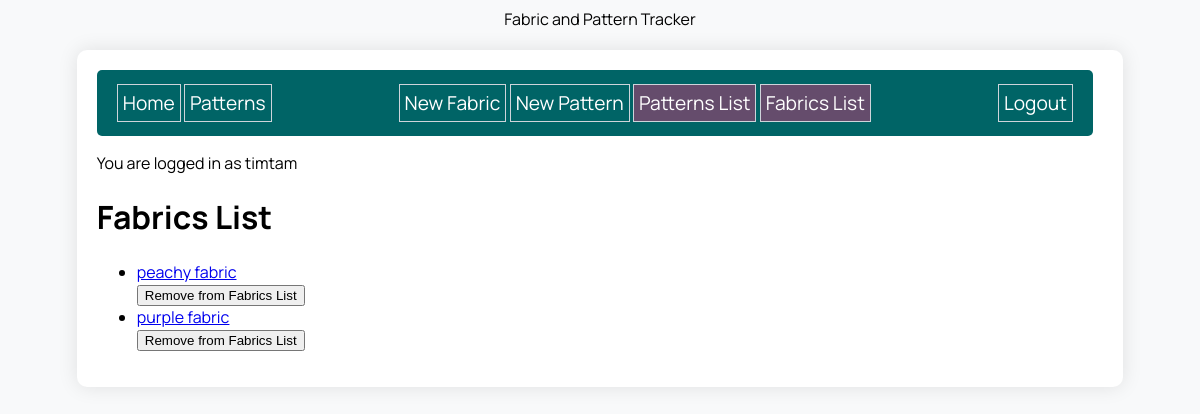
Page /fabrics_list (signed in) on the committed database.
### sewing_app/models.py (models this page shows)
class User(UserMixin, db.Model):
    id = db.Column(db.Integer, primary_key=True)
    username = db.Column(db.String(80), nullable=False, unique=True)
    password = db.Column(db.String(80), nullable=False)
    patterns_list_items = db.relationship(
        'Pattern', secondary=patterns_list, back_populates='users')
    fabrics_list_items = db.relationship(
        'Fabric', secondary=fabrics_list, back_populates='users')

class Fabric(db.Model):
    id = db.Column(db.Integer, primary_key=True)
    name = db.Column(db.String(80), nullable=False)
    color = db.Column(db.String(80), nullable=False)
    quantity = db.Column(db.Numeric(precision=5, scale=2), nullable=False)
    photo_url = db.Column(URLType)
    patterns = db.relationship(
        'Pattern', secondary=fabrics_patterns, back_populates='fabrics')
    created_by_id = db.Column(db.Integer, db.ForeignKey('user.id'))
    created_by = db.relationship('User')
    users = db.relationship('User', secondary=fabrics_list,
                            back_populates='fabrics_list_items')

### sewing_app/routes.py (the view)
@main.route('/fabrics_list')
@login_required
def fabrics_list():
    fabrics_list = current_user.fabrics_list_items
    return render_template('fabrics_list.html', fabrics_list=fabrics_list)

### sewing_app/extensions.py (called while the page is built)
@login_manager.user_loader
def load_user(user_id):
    from .models import User
    return User.query.get(user_id)

### sewing_app/templates/fabrics_list.html (shortened to what this page needs)
{% extends 'base.html' %}
{% block content %}
<h1>Fabrics List</h1>
{% if fabrics_list %}
<ul class="fabrics-list">
  {% for fabric in fabrics_list %}
  <li class="fabrics-item">
    <a href="{{ url_for('main.fabric_detail', fabric_id=fabric.id) }}">
      {{ fabric.name }}
      <form action="{{ url_for('main.remove_from_fabrics_list', fabric_id=fabric.id) }}" method="POST">
        <button type="submit" class="btn-remove-from-list">Remove from Fabrics List</button>
      </form>
  </li>
  {% endfor %}
</ul>
{% else %}
<p>Your fabrics list is empty.</p>
{% endif %}
{% endblock %}

### sewing_app/templates/base.html (shortened to what this page needs)
<!DOCTYPE html>
<html>
<head>
    <name>Fabric and Pattern Tracker</name>
    <link rel="stylesheet" href="/static/style.css">
</head>
<body>
    <div id="content">
        <nav>
            <div>
                <a href="/">Home</a>
                <a href="/patterns">Patterns</a>
            </div>
            <div>
                {% if current_user.is_authenticated %}
                <a href="/new_fabric">New Fabric</a>
                <a href="/new_pattern">New Pattern</a>
                <a class="patterns-list" href="/patterns_list">Patterns List</a>
                <a class="fabrics-list" href="/fabrics_list">Fabrics List</a>
            </div>
            <div>
                <a href="{{ url_for('auth.logout') }}">Logout</a>
                {% else %}
                <a href="{{ url_for('auth.login') }}">Login</a>
                <a href="{{ url_for('auth.signup') }}">Signup</a>
                {% endif %}
            </div>
        </nav>
        {% if current_user.is_authenticated %}
        <p>You are logged in as {{ current_user.username }}</p>
        {% endif %}
        {% block content %}{% endblock %}
    </div>
</body>
</html>

### sewing_app/static/style.css (style rules this page uses)
:root { --primary-color: #006466; --secondary-color: #3e1f47; --accent-color: #654c6c; }
body { display: flex; flex-direction: column; align-items: center; background-color: #f8f9fa; font-family: 'Manrope', sans-serif; }
#content { width: 85%; background-color: white; padding: 20px; margin-top: 20px; border-radius: 10px; box-shadow: 0 0 20px rgba(0, 0, 0, 0.1); }
nav { width: 95%; display: flex; flex-direction: row; justify-content: space-between; background-color: var(--primary-color); padding: 20px 20px; border-radius: 5px; }
nav a { color: white; text-decoration: none; font-size: 1.2em; border: 1px solid #ced4da; padding: 5px; }
a.patterns-list, a.fabrics-list { background-color: var(--accent-color); }

### rows in the picture
User: username "timtam"
Fabric: name "peachy fabric"
Fabric: name "purple fabric"
